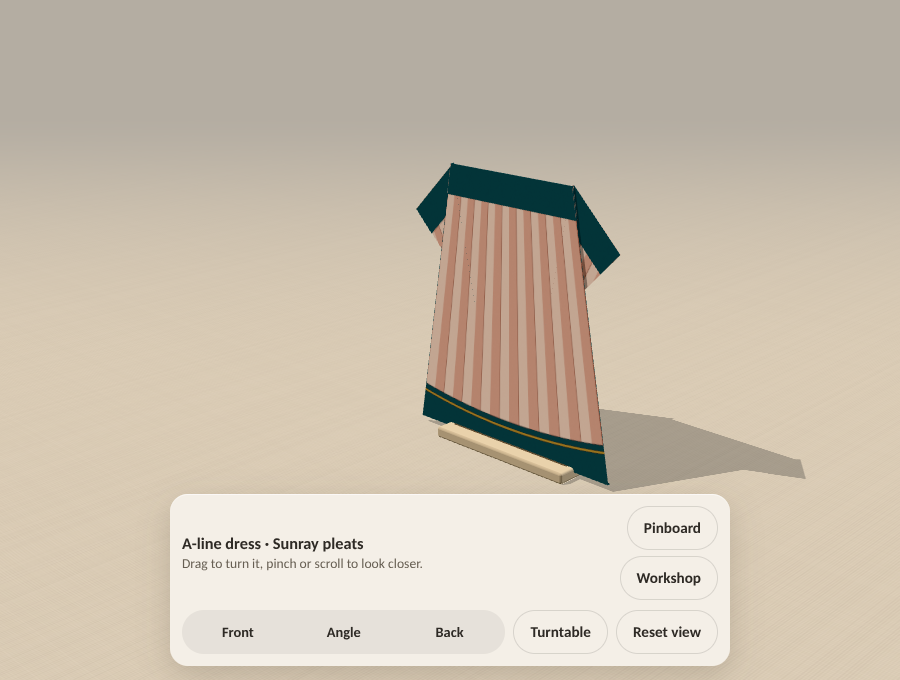
#> input picture docs/paper-studies/sunray/angle.png, 900 x 680 px, given in place of dusk-wash-flat-front.png, which was not available
$ python contact-sheet.py
#> lines starting #> are read from the running program, lines starting #| are printed output that depends on the picture; pictures that were not available may be replaced by others from this repository, and a replacement may not be noted
"""Arrange actual browser pixels; no generated artwork or colour correction."""
from pathlib import Path
from PIL import Image, ImageDraw, ImageFont, ImageOps

ROOT = Path(__file__).parent
OUT = ROOT / 'evidence'
FONT = '/usr/share/fonts/truetype/dejavu/DejaVuSans.ttf'
regular = ImageFont.truetype(FONT, 17)
small = ImageFont.truetype(FONT, 14)
title = ImageFont.truetype(FONT, 26)
papers = [('dusk-wash', 'Dusk wash · candidate'), ('oat-linen', 'Oat linen · existing'),
          ('slate-grain', 'Slate grain · existing'), ('copper-fleck', 'Copper fleck · existing')]
designs = [('swing-coat', 'Swing coat'), ('camp-shirt', 'Camp-collar shirt'),
           ('pleats', 'Pleated skirt'), ('framed-brooch', 'Framed brooch')]


def canvas(height, heading, explanation):
#> called with height = 1420, heading = 'Dusk wash: one quiet tonal field'
    im = Image.new('RGB', (1360, height), '#f1ebdf')
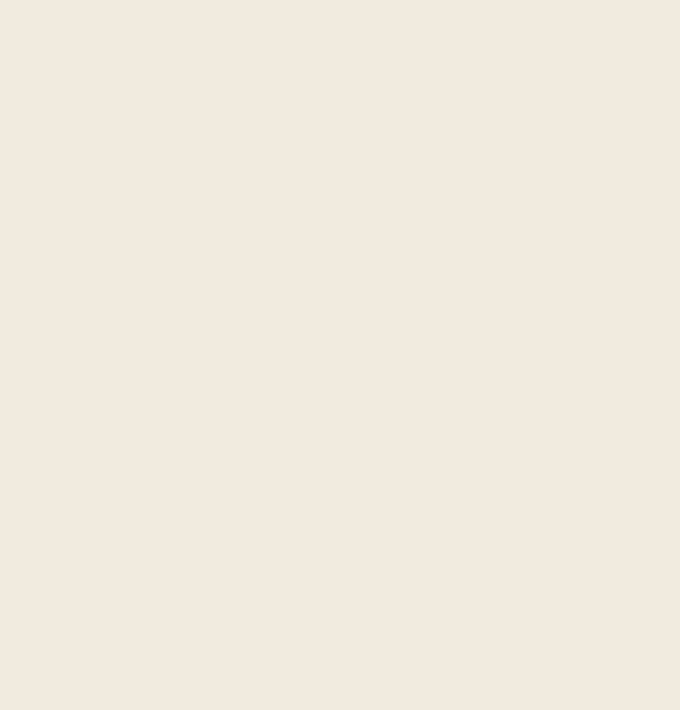
#> im: PIL image 1360x1420 RGB (shown at 1/2 size); mean R, G, B 241, 235, 223
    draw = ImageDraw.Draw(im)
    draw.text((25, 18), heading, font=title, fill='#332d33')
    draw.text((25, 58), explanation, font=small, fill='#655c60')
    return im, draw


def tile(im, name, x, y, w=320, h=250):
    # Same crop and size for every paper within a garment row. Two garments
    # have a taller toolbar, so crop below it. Retain the full piece and base.
    source = Image.open(OUT / (name + '.png')).convert('RGB')
    top = 150 if name.startswith(('pleats-', 'framed-brooch-')) else 110
    source = ImageOps.contain(source.crop((300, top, 920, 595)), (w, h), Image.Resampling.LANCZOS)
    im.paste(source, (x + (w - source.width) // 2, y + (h - source.height) // 2))


im, draw = canvas(1420, 'Dusk wash: one quiet tonal field',
                  'Actual Chromium / SwiftShader renders · identical camera within each row · geometry and lighting unchanged')
for col, (paper, label) in enumerate(papers):
    x = 25 + col * 335
    draw.text((x, 91), label, font=regular, fill='#332d33')
    for face, dx in [('front', 0), ('back', 163)]:
        flat = Image.open(OUT / f'{paper}-flat-{face}.png').convert('RGB').resize((157, 157), Image.Resampling.LANCZOS)
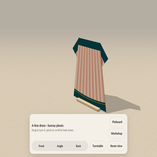
#> flat: PIL image 157x157 RGB; mean R, G, B 202.3, 191.3, 175.2
        im.paste(flat, (x + dx, 119))
    draw.text((x, 282), 'Flat front / reverse · 0°', font=small, fill='#655c60')
#> pass 2 of the loop `for col, (paper, label) in enumerate(papers):`:
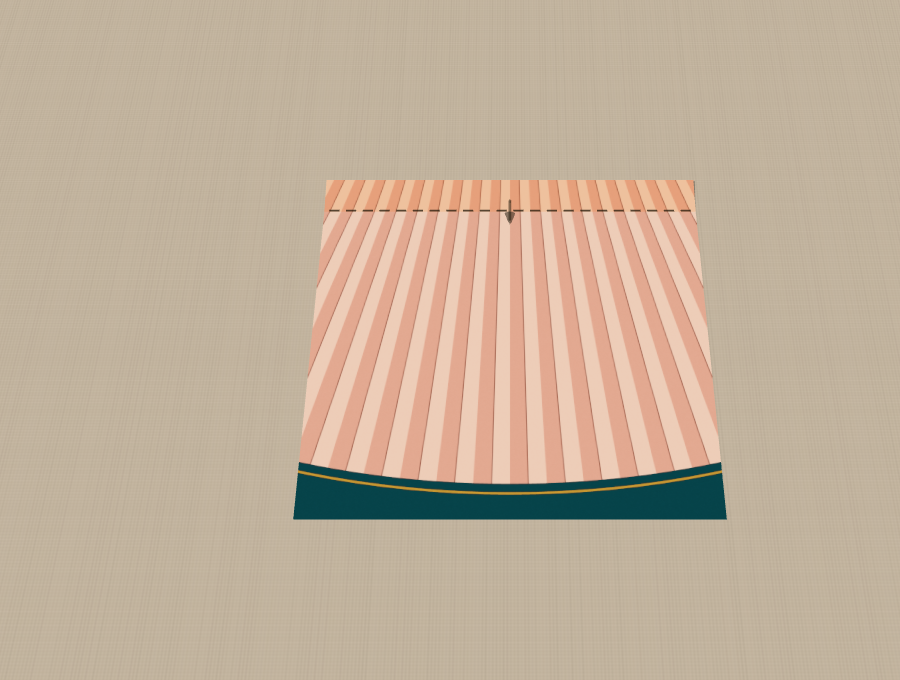
#> input picture docs/paper-studies/sunray/flat.png, 900 x 680 px, given in place of oat-linen-flat-front.png, which was not available
#> `flat = Image.open(OUT / f'{paper}-flat-{face}.png').convert('RGB').res..`:
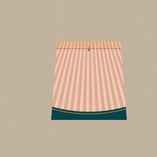
#> flat: PIL image 157x157 RGB; mean R, G, B 194.8, 176.3, 155.2
#> `im.paste(flat, (x + dx, 119))`:
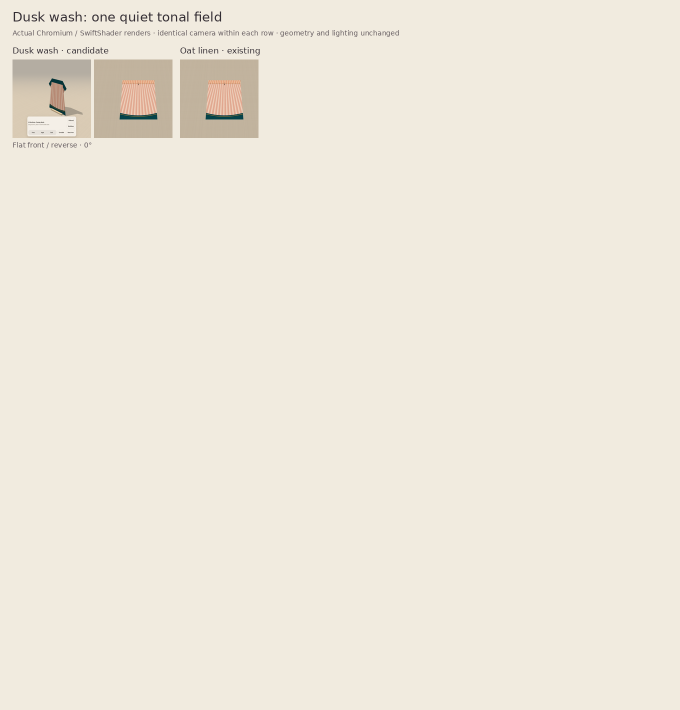
#> im: PIL image 1360x1420 RGB (shown at 1/2 size); mean R, G, B 238.8, 232.5, 220.2
#> (the run stopped early here; a loop or call above may not have finished)
